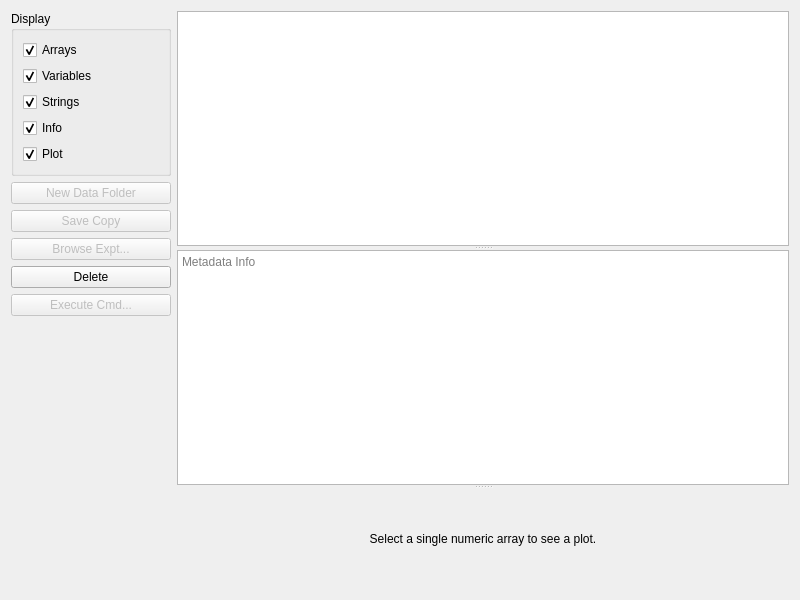
<?xml version="1.0" encoding="UTF-8"?>
<ui version="4.0">
 <class>PythonVariables</class>
 <widget class="QWidget" name="PythonVariables">
  <property name="geometry">
   <rect>
    <x>0</x>
    <y>0</y>
    <width>800</width>
    <height>600</height>
   </rect>
  </property>
  <property name="windowTitle">
   <string>Python Variables</string>
  </property>
  <layout class="QHBoxLayout" name="horizontalLayout">
   <item>
    <widget class="QWidget" name="sidebar" native="true">
     <property name="maximumSize">
      <size>
       <width>160</width>
       <height>16777215</height>
      </size>
     </property>
     <layout class="QVBoxLayout" name="sidebarLayout">
      <property name="leftMargin">
       <number>0</number>
      </property>
      <property name="topMargin">
       <number>0</number>
      </property>
      <property name="rightMargin">
       <number>0</number>
      </property>
      <property name="bottomMargin">
       <number>0</number>
      </property>
      <item>
       <widget class="QGroupBox" name="displayGroupBox">
        <property name="title">
         <string>Display</string>
        </property>
        <layout class="QVBoxLayout" name="displayLayout">
         <item>
          <widget class="QCheckBox" name="arraysCheckBox">
           <property name="text">
            <string>Arrays</string>
           </property>
           <property name="checked">
            <bool>true</bool>
           </property>
          </widget>
         </item>
         <item>
          <widget class="QCheckBox" name="variablesCheckBox">
           <property name="text">
            <string>Variables</string>
           </property>
           <property name="checked">
            <bool>true</bool>
           </property>
          </widget>
         </item>
         <item>
          <widget class="QCheckBox" name="stringsCheckBox">
           <property name="text">
            <string>Strings</string>
           </property>
           <property name="checked">
            <bool>true</bool>
           </property>
          </widget>
         </item>
         <item>
          <widget class="QCheckBox" name="infoCheckBox">
           <property name="text">
            <string>Info</string>
           </property>
           <property name="checked">
            <bool>true</bool>
           </property>
          </widget>
         </item>
         <item>
          <widget class="QCheckBox" name="plotCheckBox">
           <property name="text">
            <string>Plot</string>
           </property>
           <property name="checked">
            <bool>true</bool>
           </property>
          </widget>
         </item>
        </layout>
       </widget>
      </item>
      <item>
       <widget class="QPushButton" name="newDataFolderButton">
        <property name="enabled">
         <bool>false</bool>
        </property>
        <property name="text">
         <string>New Data Folder</string>
        </property>
       </widget>
      </item>
      <item>
       <widget class="QPushButton" name="saveCopyButton">
        <property name="enabled">
         <bool>false</bool>
        </property>
        <property name="text">
         <string>Save Copy</string>
        </property>
       </widget>
      </item>
      <item>
       <widget class="QPushButton" name="browseExptButton">
        <property name="enabled">
         <bool>false</bool>
        </property>
        <property name="text">
         <string>Browse Expt...</string>
        </property>
       </widget>
      </item>
      <item>
       <widget class="QPushButton" name="deleteButton">
        <property name="text">
         <string>Delete</string>
        </property>
       </widget>
      </item>
      <item>
       <widget class="QPushButton" name="executeCmdButton">
        <property name="enabled">
         <bool>false</bool>
        </property>
        <property name="text">
         <string>Execute Cmd...</string>
        </property>
       </widget>
      </item>
      <item>
       <spacer name="verticalSpacer">
        <property name="orientation">
         <enum>Qt::Vertical</enum>
        </property>
        <property name="sizeHint" stdset="0">
         <size>
          <width>20</width>
          <height>40</height>
         </size>
        </property>
       </spacer>
      </item>
     </layout>
    </widget>
   </item>
   <item>
    <widget class="QSplitter" name="mainSplitter">
     <property name="orientation">
      <enum>Qt::Vertical</enum>
     </property>
     <widget class="QTreeView" name="treeView">
      <property name="editTriggers">
       <set>QAbstractItemView::NoEditTriggers</set>
      </property>
      <property name="alternatingRowColors">
       <bool>true</bool>
      </property>
      <property name="selectionMode">
       <enum>QAbstractItemView::ExtendedSelection</enum>
      </property>
      <property name="rootIsDecorated">
       <bool>false</bool>
      </property>
      <property name="itemsExpandable">
       <bool>false</bool>
      </property>
      <property name="sortingEnabled">
       <bool>true</bool>
      </property>
      <attribute name="headerVisible">
       <bool>true</bool>
      </attribute>
     </widget>
     <widget class="QWidget" name="infoPane" native="true">
      <layout class="QVBoxLayout" name="infoLayout">
       <property name="leftMargin">
        <number>0</number>
       </property>
       <property name="topMargin">
        <number>0</number>
       </property>
       <property name="rightMargin">
        <number>0</number>
       </property>
       <property name="bottomMargin">
        <number>0</number>
       </property>
       <item>
        <widget class="QTextEdit" name="infoText">
         <property name="readOnly">
          <bool>true</bool>
         </property>
         <property name="placeholderText">
          <string>Metadata Info</string>
         </property>
        </widget>
       </item>
      </layout>
     </widget>
     <widget class="QWidget" name="previewPane" native="true">
      <property name="minimumSize">
       <size>
        <width>0</width>
        <height>100</height>
       </size>
      </property>
      <layout class="QVBoxLayout" name="previewLayout">
       <item>
        <widget class="QLabel" name="previewLabel">
         <property name="text">
           <string>Select a single numeric array to see a plot.</string>
         </property>
         <property name="alignment">
          <set>Qt::AlignCenter</set>
         </property>
        </widget>
       </item>
      </layout>
     </widget>
    </widget>
   </item>
  </layout>
 </widget>
 <resources/>
 <connections/>
</ui>
